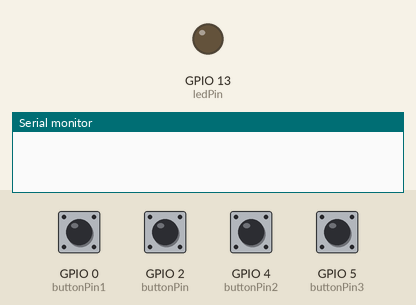
Recording of a sketch running on a simulated ESP8266 (NodeMCU). Parts: output pins drawn as LEDs (lit = HIGH), the last lines printed to the serial monitor. Inputs (shaded band) come from the test bench; at power-on: GPIO 0 (buttonPin1), GPIO 2 (buttonPin), GPIO 4 (buttonPin2), GPIO 5 (buttonPin3) LOW. Uploads are accepted with an empty reply.

Above: at 1.2 s.
1.3 s: GPIO 0 (buttonPin1) pulled HIGH for 0.15 s
At 1.9 s:
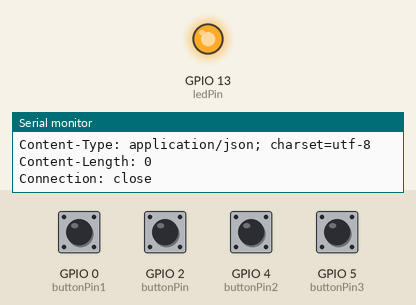
2.9 s: GPIO 2 (buttonPin) pulled HIGH for 0.15 s
4.6 s: GPIO 4 (buttonPin2) pulled HIGH for 0.15 s
6.3 s: GPIO 5 (buttonPin3) pulled HIGH for 0.15 s
Timing chart, 0 to 9.0 s (numbered marks = the images above; inputs shaded):
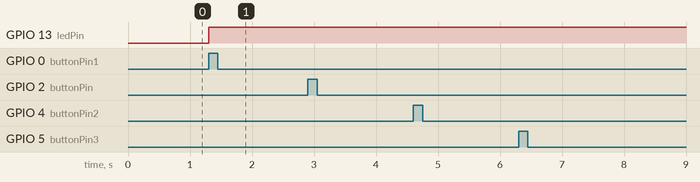

The sketch:

vygie_button.ino
```cpp
#include <ESP8266WiFi.h>


const int  buttonPin = 2;
const int  buttonPin1 = 0;
const int  buttonPin2 = 4;
const int  buttonPin3 = 5;
const int ledPin = 13;


const char ssid[] = "";
const char password[] = "";

const char *host = "";
// Variables will change:

int buttonState = 0;         // current state of the button
int lastButtonState = 0;     // previous state of the button

int buttonState1 = 0;         // current state of the button
int lastButtonState1 = 0;     // previous state of the button

int buttonState2 = 0;         // current state of the button
int lastButtonState2 = 0;     // previous state of the button

int buttonState3 = 0;         // current state of the button
int lastButtonState3 = 0;     // previous state of the button

void setup() {
  // initialize the button pin as a input:
  pinMode(buttonPin, INPUT);
  pinMode(buttonPin1, INPUT);
  pinMode(buttonPin2, INPUT);
  pinMode(buttonPin3, INPUT);
  // initialize the LED as an output:
  pinMode(ledPin, OUTPUT);
  // initialize serial communication:
  Serial.begin(9600);
}


void loop() {

  buttonState = digitalRead(buttonPin);
  buttonState1 = digitalRead(buttonPin1);
  buttonState2 = digitalRead(buttonPin2);
  buttonState3 = digitalRead(buttonPin3);


  if (buttonState != lastButtonState) {

    if (buttonState == HIGH) {

      Serial.println("on");
      Serial.print("encore un enfant avec la gastro. ");

      send_event(1);
    } else {

      Serial.println("off");
    }

    delay(50);
  }
   if (buttonState1 != lastButtonState1) {

    if (buttonState1 == HIGH) {


      Serial.println("on");
      Serial.print("encore un enfant avec des poux.   ");

      send_event(2);
      }
      else {

      Serial.println("off");
    }

    delay(50);
  }
   if (buttonState2 != lastButtonState2) {

    if (buttonState2 == HIGH) {


      Serial.println("on");
      Serial.print("encore un enfant avec la varisselle.   ");

      send_event(3);
      }
      else {

      Serial.println("off");
    }

    delay(50);
  }
   if (buttonState3 != lastButtonState3) {

    if (buttonState3 == HIGH) {


      Serial.println("on");
      Serial.print("encore un enfant avec la grippe.   ");

      send_event(4);
      }
      else {

      Serial.println("off");
    }

    delay(50);
  }
  lastButtonState = buttonState;
  lastButtonState1 = buttonState1;
  lastButtonState2 = buttonState2;
  lastButtonState3 = buttonState3;


}

void send_event(int dis)
{

  digitalWrite(ledPin, HIGH);

  Serial.print("Connecting to ");
  Serial.println(host);

  WiFiClient client;
  const int httpPort = 80;
  if (!client.connect(host, httpPort))
  {
    Serial.println("Connection failed");
    return;
  }

  String url = "";

  if (dis == 1)
  {
      url ="/api/add/1234/A";
  }
  if (dis == 2)
  {
      url ="/api/add/1234/B";
  }

  if (dis == 3)
  {
      url ="/api/add/1234/C";
  }
  if (dis == 4)
  {
      url ="/api/add/1234/D";
  }


  Serial.print("Requesting URL: ");
  Serial.println(url);


  client.print(String("GET ") + url + " HTTP/1.1\r\n" +
               "Host: " + host + "\r\n" +
               "Connection: close\r\n\r\n");


  while(client.connected())
  {
    if(client.available())
    {
      String line = client.readStringUntil('\r');
      Serial.print(line);
    }
    else
    {

      delay(50);
    };
  }


  Serial.println();
  Serial.println("closing connection");

  client.stop();


  digitalWrite(ledPin, HIGH);
}
```

Measured:
- after the input at 1.3 s, GPIO 13 (ledPin): LOW → HIGH at once
